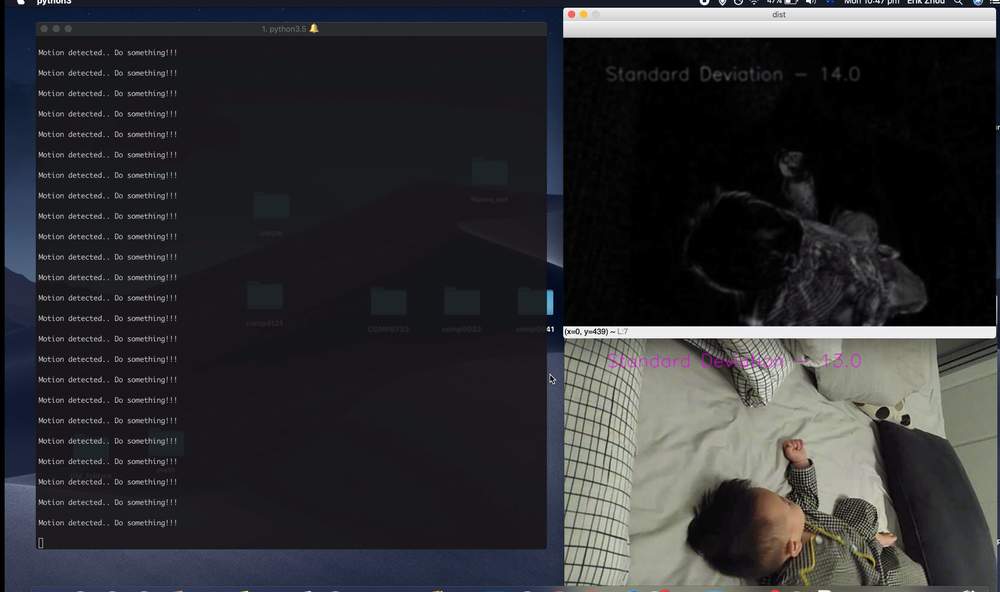
#> input picture baby_motion.png, 1000 x 592 px, shrunk from 2594 x 1536 before the run, given in place of video, which was not available
$ python motion.py
#> lines starting #> are read from the running program, lines starting #| are printed output that depends on the picture; after the words box and inside, x2 and y2 are one past the last pixel; in counts of white or black regions, pixels touching at a corner belong together
#https://software.intel.com/en-us/node/754940

from __future__ import print_function
import numpy as np
import cv2
import argparse

sdThresh = 10
font = cv2.FONT_HERSHEY_SIMPLEX
#TODO: Face Detection 1

# construct the argument parse and parse the arguments
ap = argparse.ArgumentParser()
ap.add_argument( "--m")
args = vars(ap.parse_args())
flag = 1 if args['m'] =="night" else 0

#gamma transformation for night mode
def adjust_gamma(image, gamma=1.0):
	# build a lookup table mapping the pixel values [0, 255] to
	# their adjusted gamma values
	invGamma = 1.0 / gamma
	table = np.array([((i / 255.0) ** invGamma) * 255
		for i in np.arange(0, 256)]).astype("uint8")

	# apply gamma correction using the lookup table
	return cv2.LUT(image, table)

#calculating distance between different frames
def distMap(frame1, frame2):
    """outputs pythagorean distance between two frames"""
    frame1_32 = np.float32(frame1)
    frame2_32 = np.float32(frame2)
    diff32 = frame1_32 - frame2_32
    norm32 = np.sqrt(diff32[:,:,0]**2 + diff32[:,:,1]**2 + diff32[:,:,2]**2)/np.sqrt(255**2 + 255**2 + 255**2)
    dist = np.uint8(norm32*255)
    return dist

cv2.namedWindow('frame')
cv2.namedWindow('dist')

#capture video stream from camera source. 0 refers to first camera, 1 referes to 2nd and so on.
cap = cv2.VideoCapture('http://192.168.1.12:8080/video')

_, frame1 = cap.read()
#> frame1 is the input picture: shape (592, 1000, 3); mean B, G, R 51.2, 48.3, 48
_, frame2 = cap.read()


facecount = 0
while(True):
    _, frame3 = cap.read()
    if flag :frame3 = adjust_gamma(frame3,gamma =3.0)

    rows, cols, _ = np.shape(frame3)
#> rows = 592; cols = 1000
    cv2.imshow('dist', frame3)
    dist = distMap(frame1, frame3)
#> in distMap, `diff32 = frame1_32 - frame2_32`: diff32: shape (592, 1000, 3) float32; every value is 0
#> in distMap, `norm32 = np.sqrt(diff32[:,:,0]**2 + diff32[:,:,1]**2 + diff32[:,:,2]**..`: norm32: shape (592, 1000) float32; every value is 0
#> in distMap, `dist = np.uint8(norm32*255)`: dist: shape (592, 1000); every value is 0

    frame1 = frame2
    frame2 = frame3

    # apply Gaussian smoothing
    mod = cv2.GaussianBlur(dist, (9,9), 0)

    # apply thresholding
    _, thresh = cv2.threshold(mod, 100, 255, 0)

    # calculate st dev test
    _, stDev = cv2.meanStdDev(mod)
#> stDev = [0]

    cv2.imshow('dist', mod)
    cv2.putText(frame2, "Standard Deviation - {}".format(round(stDev[0][0],0)), (70, 70), font, 1, (255, 0, 255), 1, cv2.LINE_AA)
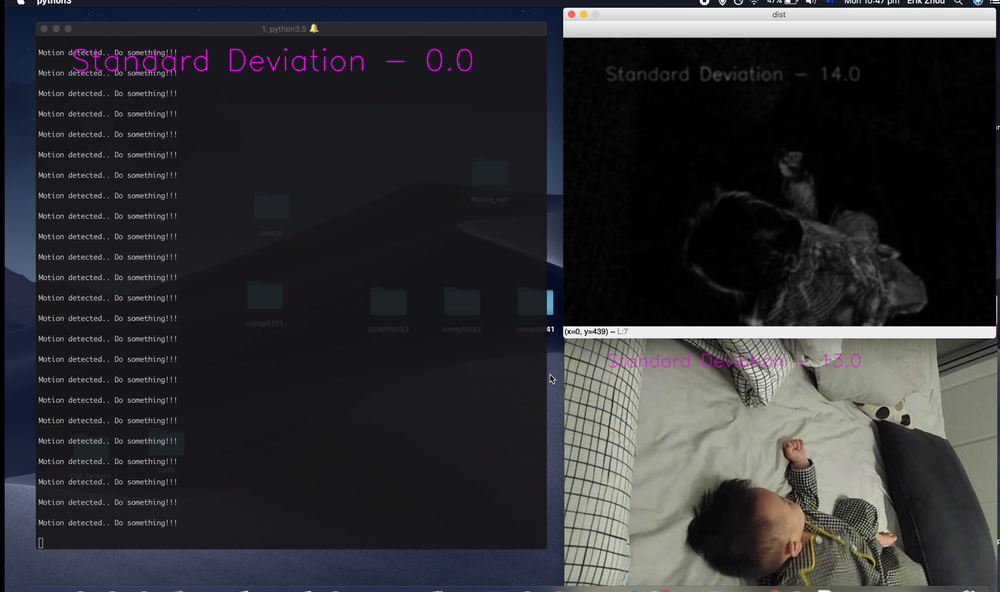
#> frame2: shape (592, 1000, 3); 0.39% of pixels changed, all inside (x1, y1, x2, y2) = (72, 48, 473, 72)
    if stDev > sdThresh:
            print("Motion detected.. Do something!!!");
            print('\a');
            #TODO: Face Detection 2

    cv2.imshow('frame', frame2)
    if cv2.waitKey(1) & 0xFF == 27:
#> (key Esc is pressed here)
        break

cap.release()
cv2.destroyAllWindows()

$ run again, on night_mode.png
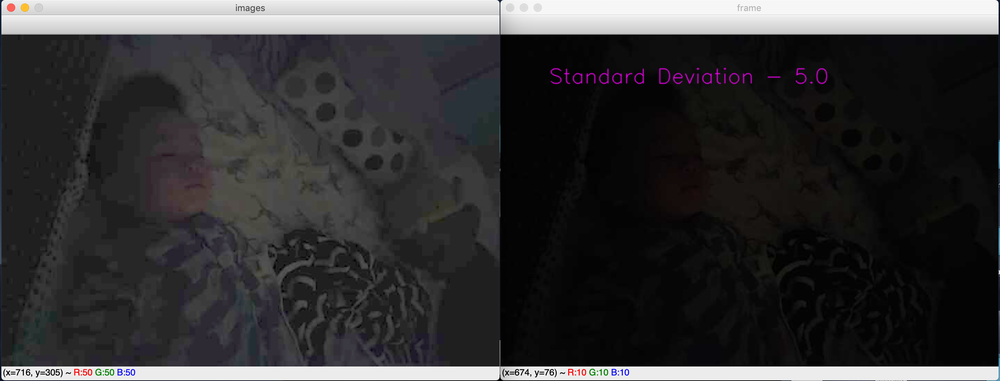
#> input picture night_mode.png, 1000 x 381 px, shrunk from 2890 x 1102 before the run, given in place of video, which was not available
#> frame1 is the input picture: shape (381, 1000, 3); mean B, G, R 54, 52.9, 53.7
#> diff32: shape (381, 1000, 3) float32; every value is 0
#> norm32: shape (381, 1000) float32; every value is 0
#> dist: shape (381, 1000); every value is 0
#> stDev = [0]
#> `cv2.putText(frame2, "Standard Deviation - {}".format(round(stDev[0][0]..`:
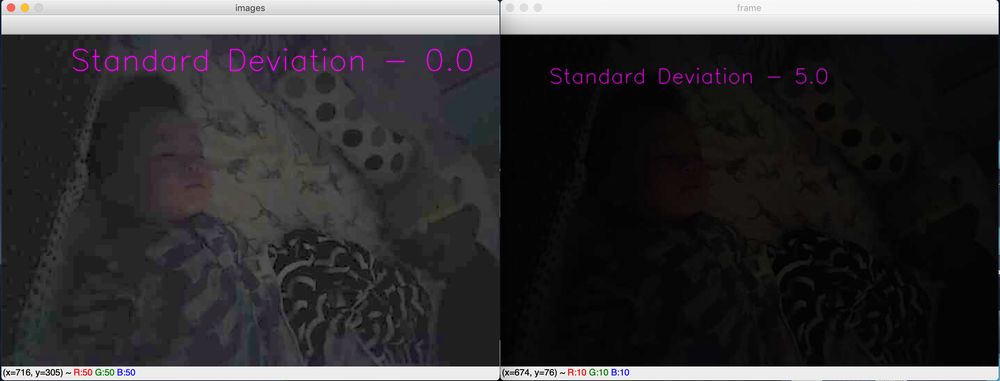
#> frame2: shape (381, 1000, 3); 0.61% of pixels changed, all inside (x1, y1, x2, y2) = (72, 48, 473, 72)
